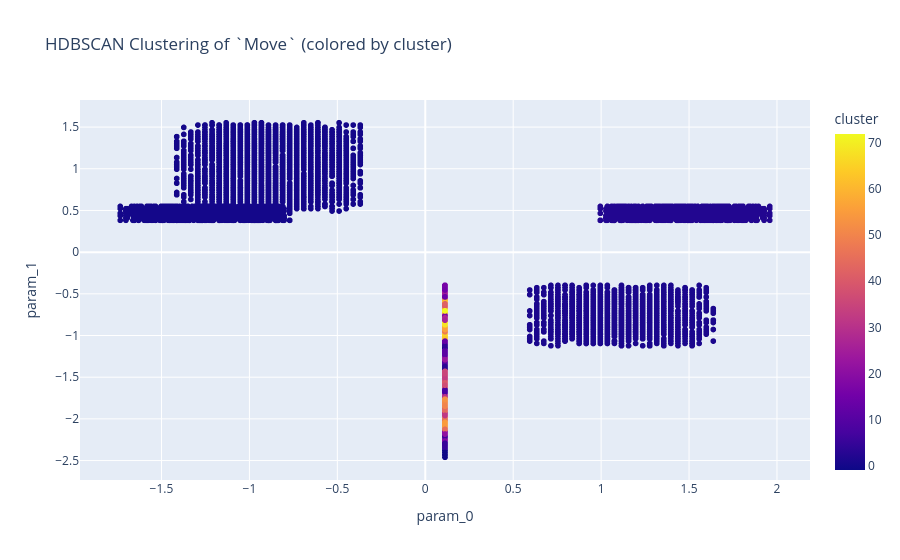

This figure's notebook cell:
### Code cell
import pandas as pd
import plotly.express as px

df = pd.DataFrame(X_scaled, columns=["param_0", "param_1"])
df["local_id"] = local_id
df["cluster"] = labels

fig = px.scatter(df, x="param_0", y="param_1", color="cluster",
                 hover_data=["local_id"],
                 title="HDBSCAN Clustering of `Move` (colored by cluster)")
fig.show()

### Figure 1 — Plotly figure (JSON) as saved in the notebook; plotly's stock layout.template omitted (floating-point values rounded to 4 significant figures; data arrays with more than 128 entries replaced by an {"elided": "..."} marker saying what was removed)
{"data": [{"customdata": {"elided": "9000x1 float values"}, "hovertemplate": "param_0=%{x}<br>param_1=%{y}<br>local_id=%{customdata[0]}<br>cluster=%{marker.color}<extra></extra>", "legendgroup": "", "marker": {"color": {"elided": "9000 int values"}, "coloraxis": "coloraxis", "symbol": "circle"}, "mode": "markers", "name": "", "showlegend": false, "type": "scattergl", "x": {"elided": "9000 float values"}, "xaxis": "x", "y": {"elided": "9000 float values"}, "yaxis": "y"}], "layout": {"coloraxis": {"colorbar": {"title": {"text": "cluster"}}, "colorscale": [[0, "#0d0887"], [0.1111, "#46039f"], [0.2222, "#7201a8"], [0.3333, "#9c179e"], [0.4444, "#bd3786"], [0.5556, "#d8576b"], [0.6667, "#ed7953"], [0.7778, "#fb9f3a"], [0.8889, "#fdca26"], [1, "#f0f921"]]}, "legend": {"tracegroupgap": 0}, "title": {"text": "HDBSCAN Clustering of `Move` (colored by cluster)"}, "xaxis": {"anchor": "y", "domain": [0, 1], "title": {"text": "param_0"}}, "yaxis": {"anchor": "x", "domain": [0, 1], "title": {"text": "param_1"}}}}
